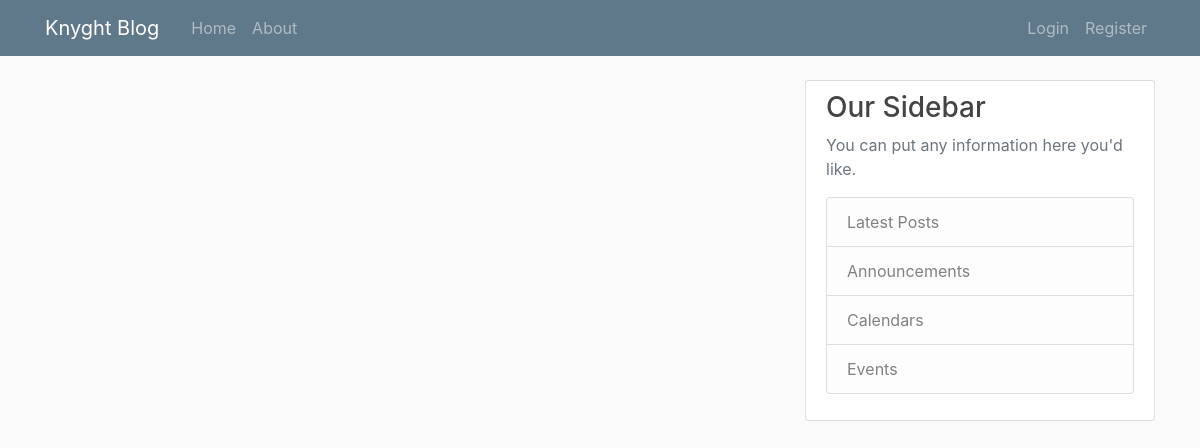
Page /home on the earlier database version.
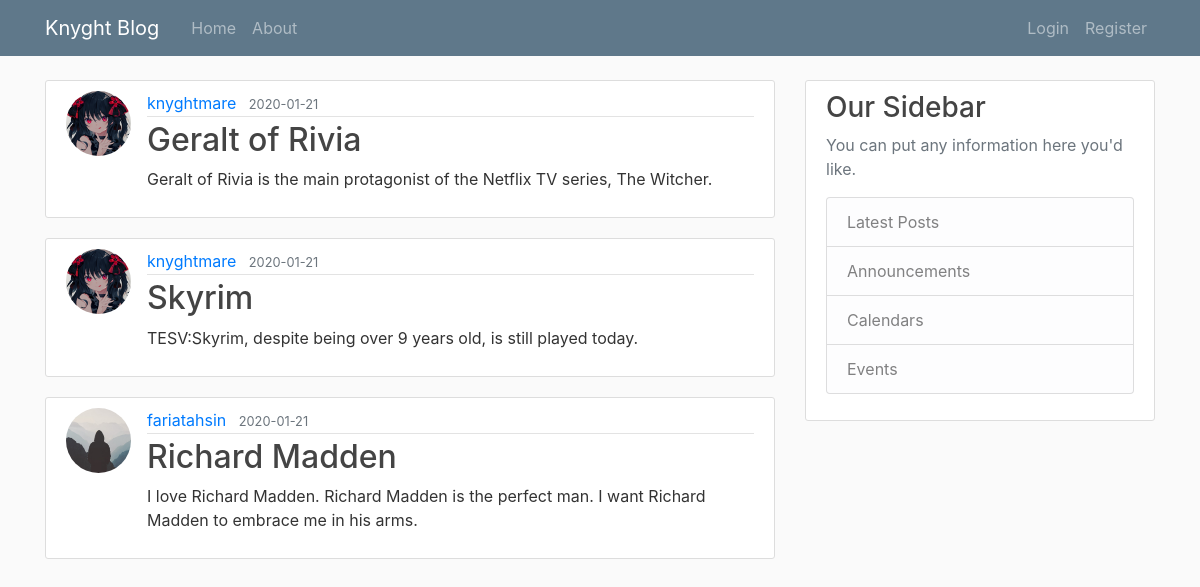
Same page on the later database version.
### knyghtblog/models.py (models this page shows, shortened)
class Post(db.Model):
    id = db.Column(db.Integer, primary_key=True)
    title = db.Column(db.String(100), nullable=False)
    date_posted = db.Column(db.DateTime, nullable=False, default=datetime.utcnow)
    content = db.Column(db.Text, nullable=False)
    user_id = db.Column(db.Integer, db.ForeignKey('user.id'), nullable=False)

class User(db.Model, UserMixin):
    id = db.Column(db.Integer, primary_key=True)
    username = db.Column(db.String(20), unique=True, nullable=False)
    email = db.Column(db.String(120), unique=True, nullable=False)
    image_file = db.Column(db.String(20), nullable=False, default='default.jpg')
    password = db.Column(db.String(60), nullable=False)
    posts = db.relationship('Post', backref='author', lazy=True)

### knyghtblog/routes.py (the view)
@app.route('/')
@app.route('/home')
def home():
    posts = Post.query.all()
    return render_template('home.html', posts=posts)

### knyghtblog/templates/home.html (shortened to what this page needs)
{% extends 'base.html' %}
{% block content %}
    {% for post in posts %}
        <article class="media content-section">
          <img class="rounded-circle article-img"
            src="{{ url_for('static', filename='profile-pictures/' + post.author.image_file) }}">
          <div class="media-body">
            <div class="article-metadata">
              <a class="mr-2" href="#">{{ post.author.username }}</a>
              <small class="text-muted">{{ post.date_posted.strftime('%Y-%m-%d') }}</small>
            </div>
            <h2><a class="article-title" href="{{ url_for('post', post_id=post.id) }}">{{ post.title }}</a></h2>
            <p class="article-content">{{ post.content }}</p>
          </div>
        </article>
    {% endfor %}
{% endblock %}

### knyghtblog/templates/base.html (shortened to what this page needs)
<!DOCTYPE html>
<html lang="en" dir="ltr">
  <head>
    <link rel="stylesheet" href="https://maxcdn.bootstrapcdn.com/bootstrap/4.0.0/css/bootstrap.min.css">
    <link rel="stylesheet" type="text/css" href="{{ url_for('static', filename='main.css') }}">
  </head>
  <body>
    <header>
        <nav class="navbar navbar-expand-md navbar-dark bg-steel fixed-top">
          <div class="container">
            <a class="navbar-brand mr-4" href="{{ url_for('home') }}">Knyght Blog</a>
            <div class="collapse navbar-collapse" id="navbarToggle">
              <div class="navbar-nav mr-auto">
                <a class="nav-item nav-link" href="{{ url_for('home') }}">Home</a>
                <a class="nav-item nav-link" href="{{ url_for('about') }}">About</a>
              </div>
              <div class="navbar-nav">
                {% if current_user.is_authenticated %}
                    <a class="nav-item nav-link" href="{{ url_for('new_post') }}">New Post</a>
                    <a class="nav-item nav-link" href="{{ url_for('account') }}">Account</a>
                    <a class="nav-item nav-link" href="{{ url_for('logout') }}">Logout</a>
                {% else %}
                    <a class="nav-item nav-link" href="{{ url_for('login') }}">Login</a>
                    <a class="nav-item nav-link" href="{{ url_for('register') }}">Register</a>
                {% endif %}
              </div>
            </div>
          </div>
        </nav>
    </header>
    <main role="main" class="container">
      <div class="row">
        <div class="col-md-8">
          {% block content %}{% endblock %}
        </div>
        <div class="col-md-4">
          <div class="content-section">
            <h3>Our Sidebar</h3>
            <p class='text-muted'>You can put any information here you'd like.
              <ul class="list-group">
                <li class="list-group-item list-group-item-light">Latest Posts</li>
                <li class="list-group-item list-group-item-light">Announcements</li>
                <li class="list-group-item list-group-item-light">Calendars</li>
                <li class="list-group-item list-group-item-light">Events</li>
              </ul>
            </p>
          </div>
        </div>
      </div>
    </main>
  </body>
</html>

### knyghtblog/static/main.css (style rules this page uses)
body { background: #fafafa; color: #333333; margin-top: 5rem; }
h1, h2, h3, h4, h5, h6 { color: #444444; }
.bg-steel { background-color: #5f788a; }
.content-section { background: #ffffff; padding: 10px 20px; border: 1px solid #dddddd; border-radius: 3px; margin-bottom: 20px; }
.article-title { color: #444444; }
.article-content { white-space: pre-line; }
.article-img { height: 65px; width: 65px; margin-right: 16px; }
.article-metadata { padding-bottom: 1px; margin-bottom: 4px; border-bottom: 1px solid #e3e3e3 }

Differences in the rows shown:
added Post: image_file (picture), author.username "knyghtmare", date_posted "2020-01-21", title "Geralt of Rivia", content "Geralt of Rivia is the main protagonist of the Netflix TV series, The Witcher."
added Post: image_file (picture), author.username "knyghtmare", date_posted "2020-01-21", title "Skyrim", content "TESV:Skyrim, despite being over 9 years old, is still played today."
added Post: image_file (placeholder picture), author.username "fariatahsin", date_posted "2020-01-21", title "Richard Madden", content "I love Richard Madden. Richard Madden is the perfect man. I want Richard Madden to embrace me in his arms."
